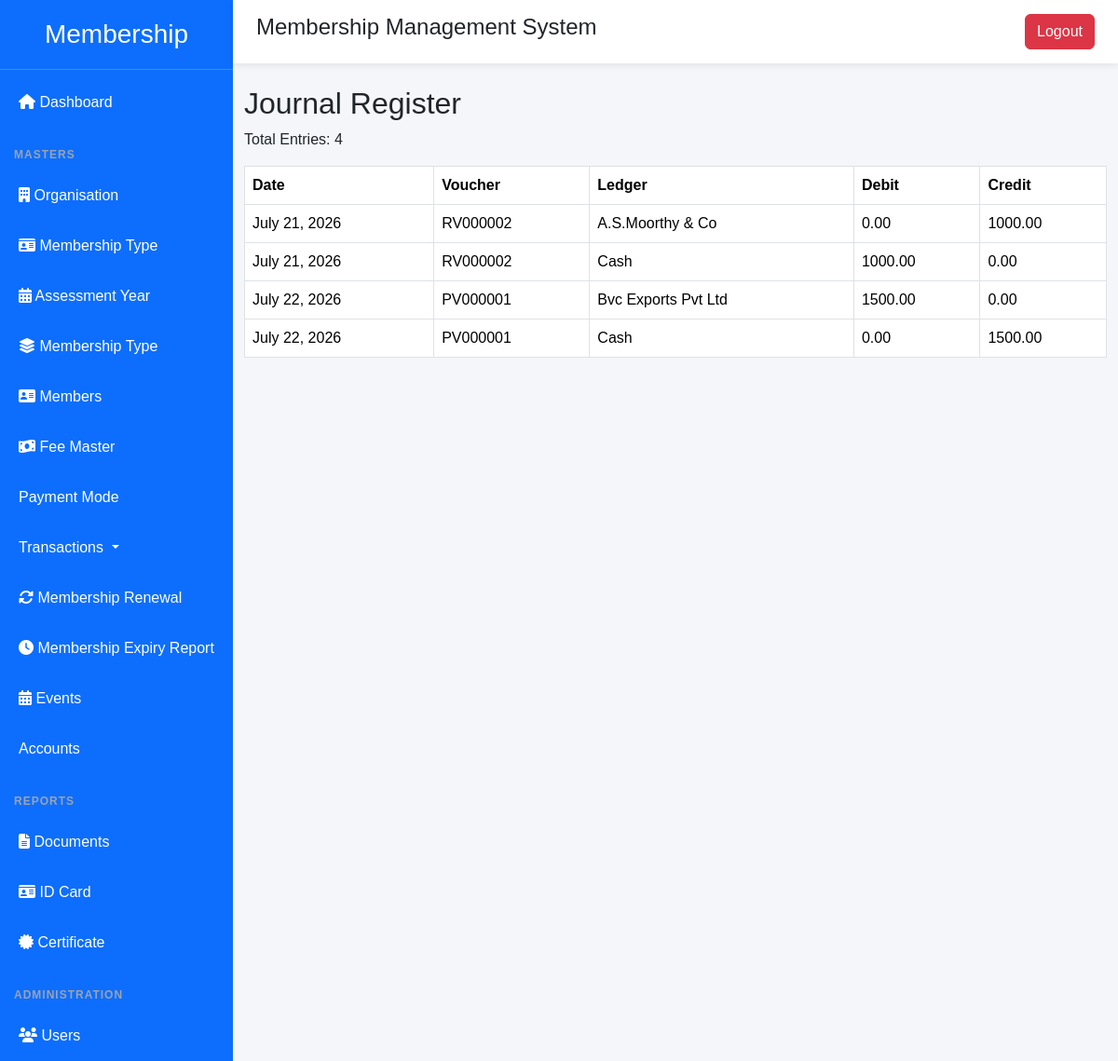
The app's page /journal-register/ (signed in), older data.
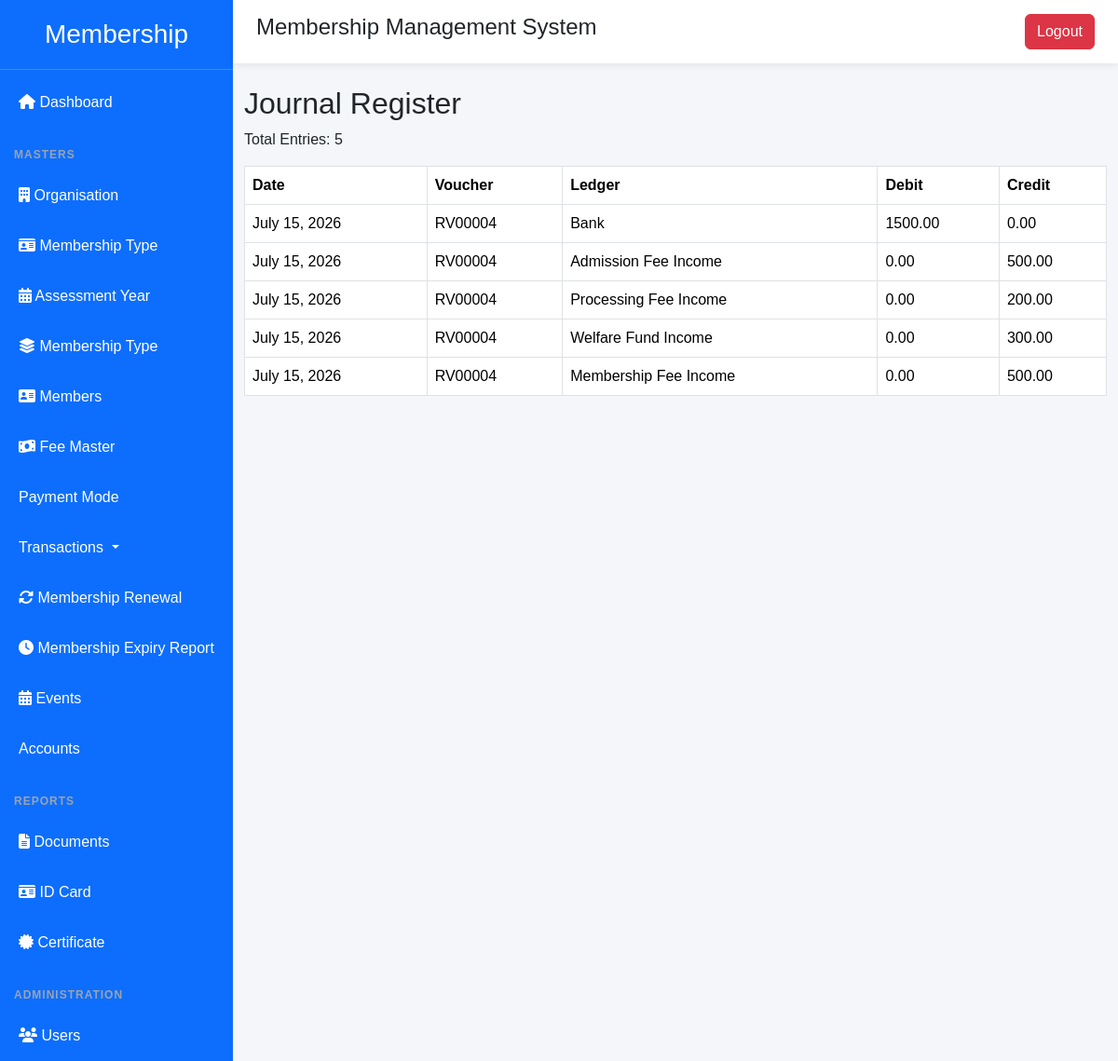
The same page, newer data.
### membership/models.py (models this page shows, shortened)
class VoucherEntry(models.Model):
    voucher = models.ForeignKey(
        Voucher,
        on_delete=models.CASCADE,
        related_name="entries"
    )
    ledger = models.ForeignKey(
        Ledger,
        on_delete=models.PROTECT
    )
    debit = models.DecimalField(
        max_digits=12,
        decimal_places=2,
        default=0
    )
    credit = models.DecimalField(
        max_digits=12,
        decimal_places=2,
        default=0
    )
    narration = models.CharField(
        max_length=250,
        blank=True,
        null=True
    )
    entry_type = models.CharField(
        max_length=2,
        choices=(
            ("Dr","Debit"),
            ("Cr","Credit"),
        ),
        default="Dr"
    )
    class Meta:
        ordering = ["id"]

class Voucher(models.Model):
    VOUCHER_TYPES = (
        ("RV", "Receipt Voucher"),
        ("PV", "Payment Voucher"),
        ("JV", "Journal Voucher"),
        ("CV", "Contra Voucher"),
    )
    STATUS_CHOICES = (
        ("ACTIVE", "Active"),
        ("CANCELLED", "Cancelled"),
    )
    voucher_no = models.CharField(
        max_length=20,
        unique=True
    )
    voucher_type = models.CharField(
        max_length=2,
        choices=VOUCHER_TYPES
    )
    voucher_date = models.DateField()
    narration = models.TextField(
        blank=True,
        null=True
    )
    reference_no = models.CharField(
        max_length=100,
        blank=True,
        null=True
    )
    status = models.CharField(
        max_length=10,
        choices=STATUS_CHOICES,
        default="ACTIVE"
    )
    created_by = models.ForeignKey(
        User,
        on_delete=models.PROTECT
    )
    created_at = models.DateTimeField(
        auto_now_add=True
    )
    updated_at = models.DateTimeField(
        auto_now=True
    )
    class Meta:
        ordering = ["-voucher_date", "-id"]

class Ledger(models.Model):
    OPENING_TYPE = (
        ("DEBIT", "Debit"),
        ("CREDIT", "Credit"),
    )
    ledger_code = models.CharField(
        max_length=20,
        unique=True
    )
    ledger_name = models.CharField(
        max_length=100,
        unique=True
    )
    group = models.ForeignKey(
        AccountGroup,
        on_delete=models.PROTECT,
        related_name="ledgers"
    )
    opening_balance = models.DecimalField(
        max_digits=12,
        decimal_places=2,
        default=0
    )
    opening_type = models.CharField(
        max_length=10,
        choices=OPENING_TYPE,
        default="DEBIT"
    )
    remarks = models.TextField(
        blank=True
    )
    is_system = models.BooleanField(
        default=False
    )
    is_active = models.BooleanField(
        default=True
    )
    created_at = models.DateTimeField(
        auto_now_add=True
    )
    updated_at = models.DateTimeField(
        auto_now=True
    )
    class Meta:
        ordering = ["ledger_code"]

### membership/views.py (the view)
@login_required
def journal_register(request):
    entries = (
        VoucherEntry.objects.filter(
            voucher__status="ACTIVE"
        )
        .select_related(
            "voucher",
            "ledger"
        )
        .order_by(
            "voucher__voucher_date",
            "voucher__voucher_no",
            "id"
        )
    )
    from_date = request.GET.get("from_date")
    to_date = request.GET.get("to_date")
    if from_date:
        entries = entries.filter(
            voucher__voucher_date__gte=from_date
        )
    if to_date:
        entries = entries.filter(
            voucher__voucher_date__lte=to_date
        )
    total_debit = sum(e.debit for e in entries)
    total_credit = sum(e.credit for e in entries)
    print("=" * 50)
    print("Journal Entries:", entries.count())
    for e in entries:
        print(
            e.voucher.voucher_no,
            e.ledger.ledger_name,
            e.debit,
            e.credit
        )
    print("=" * 50)
    return render(
        request,
        "membership/account/journal_register.html",
        {
            "entries": entries,
            "from_date": from_date,
            "to_date": to_date,
            "total_debit": total_debit,
            "total_credit": total_credit,
        },
    )

### membership/templates/membership/account/journal_register.html
{% extends "membership/base.html" %}
{% block content %}
<h2>Journal Register</h2>
<p>Total Entries: {{ entries|length }}</p>
<table class="table table-bordered">
    <tr>
        <th>Date</th>
        <th>Voucher</th>
        <th>Ledger</th>
        <th>Debit</th>
        <th>Credit</th>
    </tr>
    {% for e in entries %}
    <tr>
        <td>{{ e.voucher.voucher_date }}</td>
        <td>{{ e.voucher.voucher_no }}</td>
        <td>{{ e.ledger.ledger_name }}</td>
        <td>{{ e.debit }}</td>
        <td>{{ e.credit }}</td>
    </tr>
    {% empty %}
    <tr>
        <td colspan="5">No Entries Found</td>
    </tr>
    {% endfor %}
</table>
{% endblock %}

Row changes from the older to the newer data that the page shows:
no longer on this page (row unchanged): VoucherEntry: voucher.voucher_date "July 21, 2026", voucher.voucher_no "RV000002", ledger.ledger_name "A.S.Moorthy & Co", debit "0.00", credit "1000.00"
no longer on this page (row unchanged): VoucherEntry: voucher.voucher_date "July 21, 2026", voucher.voucher_no "RV000002", ledger.ledger_name "Cash", debit "1000.00", credit "0.00"
no longer on this page (row unchanged): VoucherEntry: voucher.voucher_date "July 22, 2026", voucher.voucher_no "PV000001", ledger.ledger_name "Bvc Exports Pvt Ltd", debit "1500.00", credit "0.00"
no longer on this page (row unchanged): VoucherEntry: voucher.voucher_date "July 22, 2026", voucher.voucher_no "PV000001", ledger.ledger_name "Cash", debit "0.00", credit "1500.00"
added VoucherEntry: voucher.voucher_date "July 15, 2026", voucher.voucher_no "RV00004", ledger.ledger_name "Bank", debit "1500.00", credit "0.00"
added VoucherEntry: voucher.voucher_date "July 15, 2026", voucher.voucher_no "RV00004", ledger.ledger_name "Admission Fee Income", debit "0.00", credit "500.00"
added VoucherEntry: voucher.voucher_date "July 15, 2026", voucher.voucher_no "RV00004", ledger.ledger_name "Processing Fee Income", debit "0.00", credit "200.00"
added VoucherEntry: voucher.voucher_date "July 15, 2026", voucher.voucher_no "RV00004", ledger.ledger_name "Welfare Fund Income", debit "0.00", credit "300.00"
added VoucherEntry: voucher.voucher_date "July 15, 2026", voucher.voucher_no "RV00004", ledger.ledger_name "Membership Fee Income", debit "0.00", credit "500.00"
Text that changed along with them:
{{ entries|length }}: "4" → "5"
